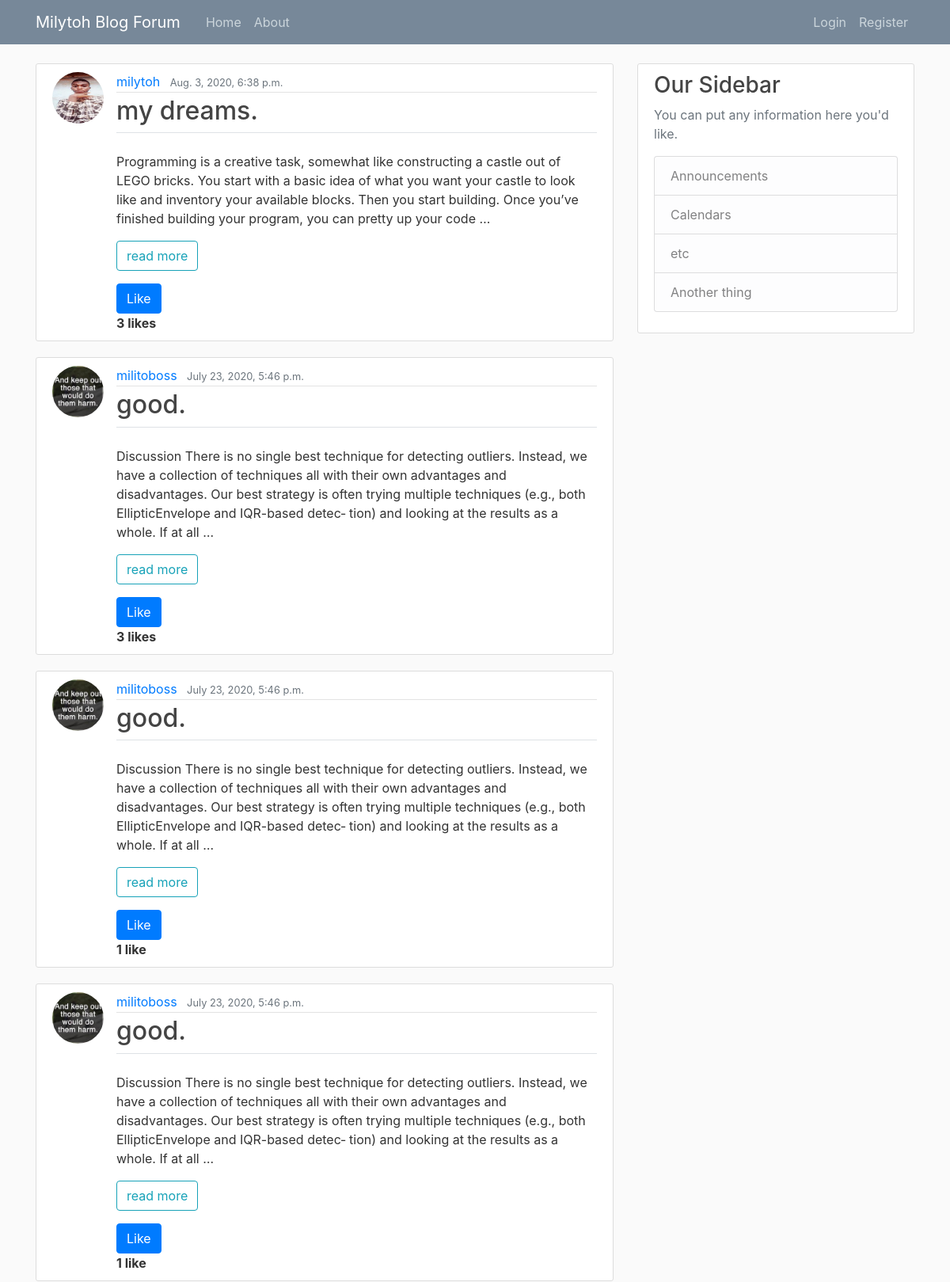
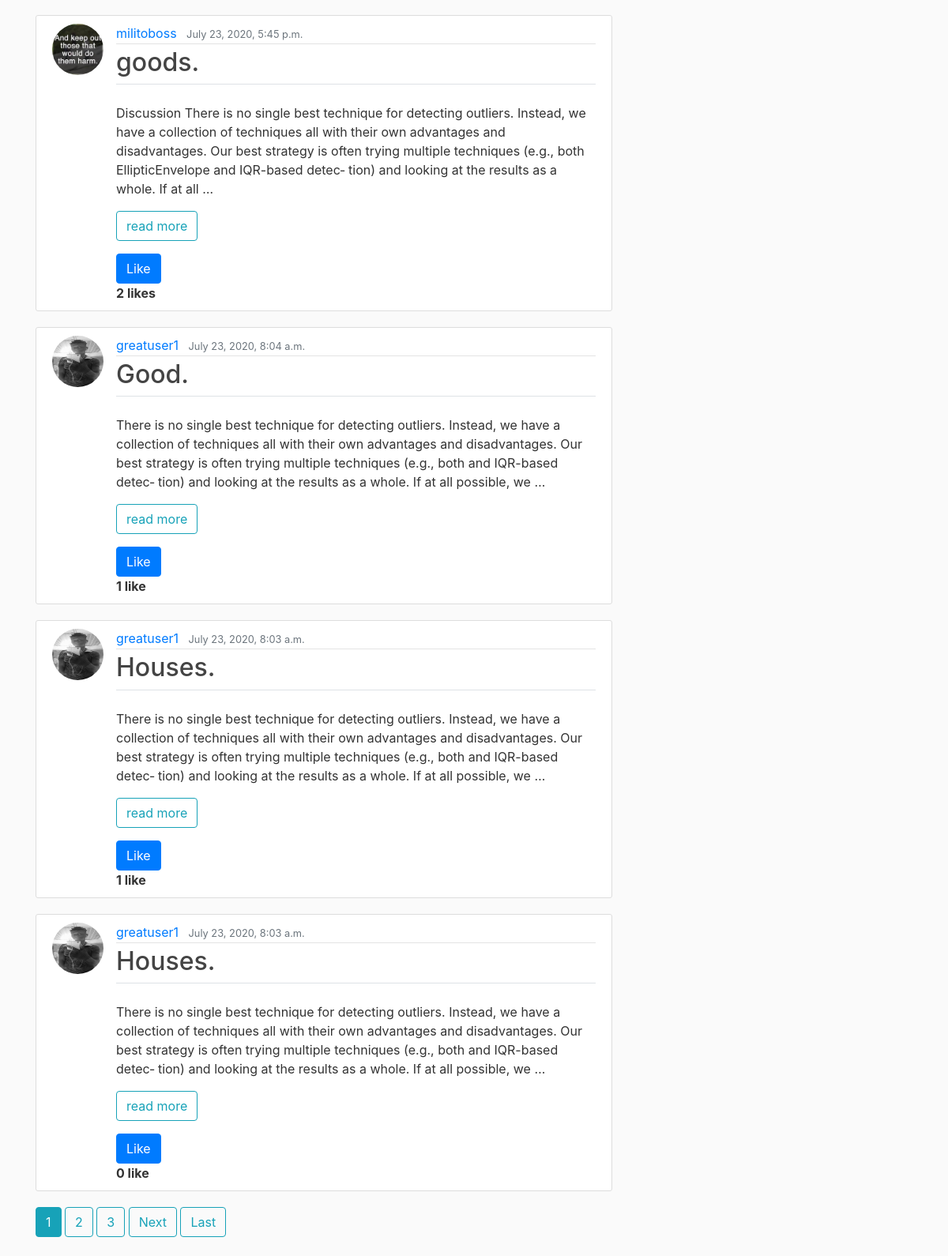
The page / on the database its author committed (2 pictures, top to bottom).
### myblog/models.py (models this page shows, shortened)
class Post(models.Model):
    title = models.CharField(max_length=100)
    content = models.TextField()
    date_posted = models.DateTimeField(default=timezone.now)
    author = models.ForeignKey(User, on_delete=models.CASCADE)
    liked = models.ManyToManyField(User, default=None, blank=True, related_name='liked')

### users/models.py (models this page shows, shortened)
class Profile(models.Model):
    user = models.OneToOneField(User, on_delete=models.CASCADE)
    image = models.ImageField(default='default.jpg', upload_to='profile_pics')

### myblog/views.py (the view)
# urls.py: path('', PostListVeiw.as_view(), name='myblog_home'),
class PostListVeiw(ListView):
    model = Post
    template_name = 'myblog/home.html'
    context_object_name = 'posts'
    ordering =['-date_posted']
    paginate_by = 8

### myblog/templates/myblog/home.html (shortened to what this page needs)
{% extends 'myblog/base.html'%}
{% block content %}
  {% for post in posts %}
   <article class="media content-section">
      <a href="{{ post.author.profile.image.url}}">
     <img class="rounded-circle article-img"  src="{{ post.author.profile.image.url}}">
       </a>
    <div class="media-body">
      <div class="article-metadata">
        <a class="mr-2" href="{% url 'myblog:user-posts' post.author.username %}">{{ post.author }}</a>
        <small class="text-muted">{{ post.date_posted }}</small>
      </div>
        <legend class="border-bottom mb-3">
        <h2><a class="article-title" href="{% url 'myblog:post-detail' post.id %}">{{ post.title }}.</a></h2>
        </legend>
        {% if post.content|length > 50%}
          {{ post.content|safe|truncatewords:"50"|linebreaks }}
           <a class="btn btn-outline-info" href="{% url 'myblog:post-detail' post.id %}"> read more </a>
           <form action="{% url 'myblog:like-post' %}" method="POST">
              {% if user not in post.liked.all %}
                 <button class="btn btn-primary mt-3" type="submit">Like </button>
              {% else %}
                <button class="btn btn-danger mt-3" style="background-color: rgb(153, 109, 109)" type="submit"><i class=" fa fa-thumbs-o-up" aria-hidden="true"> </i> Unlike </button>
              {% endif %}
            </form>
            {% if user in post.liked.all %}
                {% if post.liked.all.count <= 1 %}
                   <strong>   {{post.liked.all.count  }}  like</strong>
                {% else %}
                   <strong> {{post.liked.all.count}}  likes </strong>
                {% endif %}
            {% else  %}
                {% if post.liked.all.count  <= 1 %}
                  <strong> {{post.liked.all.count}}  like</strong>
                {% else %}
                  <strong> {{post.liked.all.count}}  likes </strong>
                {% endif %}
            {% endif %}
        {% endif %}
    </div>
  </article>
  {%endfor%}
  {% if is_paginated %}
    {% for num in page_obj.paginator.page_range %}
      {% if page_obj.number == num %}
        <a class="btn btn-info mb-4 " href="?page={{ num }}"> {{ num }} </a>
      {% elif num > page_obj.number|add:'-3' and num < page_obj.number|add:'3' %}
        <a class="btn btn-outline-info mb-4 " href="?page={{ num }}"> {{ num }} </a>
      {% endif %}
    {% endfor %}
    {% if page_obj.has_next %}
      <a class="btn btn-outline-info mb-4 " href="?page={{ page_obj.next_page_number }}"> Next </a>
      <a class="btn btn-outline-info mb-4 " href="?page={{ page_obj.panginator.num_pages }}"> Last </a>
    {% endif %}
  {% endif %}
  {% endblock content %}

### myblog/templates/myblog/base.html (shortened to what this page needs)
<!doctype html>
{% load static %}
<html lang="en">
  <head>
    <link rel="stylesheet" href="https://stackpath.bootstrapcdn.com/bootstrap/4.4.1/css/bootstrap.min.css">
    <link rel="stylesheet" type="text/css" href="{% static 'myblog/main.css'%}">
</head>
<body>
    <header class="site-header">
        <nav class="navbar navbar-expand-md navbar-dark  fixed-top" style='background-color: lightslategrey;'>
          <div class="container">
            <a class="navbar-brand mr-4" href="{% url 'myblog:myblog_home' %}">Milytoh Blog Forum</a>
            <div class="collapse navbar-collapse" id="navbarToggle">
              <div class="navbar-nav mr-auto">
                <a class="nav-item nav-link" href="{% url 'myblog:myblog_home' %}"> Home </a>
                <a class="nav-item nav-link" href="{% url 'myblog:myblog_about' %}">About</a>
              </div>
              <div class="navbar-nav">
                {% if user.is_authenticated %}
                     <a class="nav-item nav-link" href="{% url 'myblog:post_create' %}">Make New Post </a>
                     <a class="nav-item nav-link" href="{% url 'profile' %}"> Profile </a>
                     <a class="nav-item nav-link" href="{% url 'logout' %}"> <abbr title="You are about to logout"> Logout </abbr> </a>
                {% else %}
                     <a class="nav-item nav-link" href="{% url 'login' %}"> Login </a>
                     <a class="nav-item nav-link" href="{% url 'users:users_register' %}">Register</a>
                {% endif %}
              </div>
            </div>
          </div>
        </nav>
      </header>
      <main role="main" class="container">
        <div class="row">
          <div class="col-md-8">
            {% block content %}{% endblock content %}
          </div>
          <div class="col-md-4">
            <div class="content-section">
              <h3>Our Sidebar</h3>
              <p class='text-muted'>You can put any information here you'd like.
                <ul class="list-group list-style">
                  <li class="list-group-item list-group-item-light">Announcements</li>
                  <li class="list-group-item list-group-item-light">Calendars</li>
                  <li class="list-group-item list-group-item-light">etc</li>
                  <li class="list-group-item list-group-item-light">Another thing </li>
                </ul>
              </p>
            </div>
          </div>
        </div>
      </main>
</body>
</html>

### myblog/static/myblog/main.css (style rules this page uses)
body { background: #fafafa; color: #333333; margin-top: 5rem; }
h1, h2, h3, h4, h5, h6 { color: #444444; }
ul { margin: 0; }
.site-header .navbar-nav .nav-link { color: #cbd5db; }
.content-section { background: #ffffff; padding: 10px 20px; border: 1px solid #dddddd; border-radius: 3px; margin-bottom: 20px; }
.article-title { color: #444444; }
.article-img { height: 65px; width: 65px; margin-right: 16px; }
.article-metadata { padding-bottom: 1px; margin-bottom: 4px; border-bottom: 1px solid #e3e3e3 }

### rows shown on the page
Post: author.profile.image (picture), author "milytoh", date_posted "Aug. 3, 2020, 6:38 p.m.", title "my dreams", content "Programming is a creative task, somewhat like constructing a castle out of LEGO bricks. You start with a basic idea of what you want your castle to look like and inventory your available blocks. Then you start building. Once you’ve finished building your program, you can pretty up your code …", shows "Like", liked.all.count "3"
Post: author.profile.image (placeholder picture), author "militoboss", date_posted "July 23, 2020, 5:46 p.m.", title "good", content "Discussion There is no single best technique for detecting outliers. Instead, we have a collection of techniques all with their own advantages and disadvantages. Our best strategy is often trying multiple techniques (e.g., both EllipticEnvelope and IQR-based detec‐ tion) and looking at the results as a whole. If at all …", shows "Like", liked.all.count "3"
Post: author.profile.image (placeholder picture), author "militoboss", date_posted "July 23, 2020, 5:46 p.m.", title "good", content "Discussion There is no single best technique for detecting outliers. Instead, we have a collection of techniques all with their own advantages and disadvantages. Our best strategy is often trying multiple techniques (e.g., both EllipticEnvelope and IQR-based detec‐ tion) and looking at the results as a whole. If at all …", shows "Like", liked.all.count "1"
Post: author.profile.image (placeholder picture), author "militoboss", date_posted "July 23, 2020, 5:46 p.m.", title "good", content "Discussion There is no single best technique for detecting outliers. Instead, we have a collection of techniques all with their own advantages and disadvantages. Our best strategy is often trying multiple techniques (e.g., both EllipticEnvelope and IQR-based detec‐ tion) and looking at the results as a whole. If at all …", shows "Like", liked.all.count "1"
Post: author.profile.image (placeholder picture), author "militoboss", date_posted "July 23, 2020, 5:45 p.m.", title "goods", content "Discussion There is no single best technique for detecting outliers. Instead, we have a collection of techniques all with their own advantages and disadvantages. Our best strategy is often trying multiple techniques (e.g., both EllipticEnvelope and IQR-based detec‐ tion) and looking at the results as a whole. If at all …", shows "Like", liked.all.count "2"
Post: author.profile.image (picture), author "greatuser1", date_posted "July 23, 2020, 8:04 a.m.", title "Good", content "There is no single best technique for detecting outliers. Instead, we have a collection of techniques all with their own advantages and disadvantages. Our best strategy is often trying multiple techniques (e.g., both and IQR-based detec‐ tion) and looking at the results as a whole. If at all possible, we …", shows "Like", liked.all.count "1"
Post: author.profile.image (picture), author "greatuser1", date_posted "July 23, 2020, 8:03 a.m.", title "Houses", content "There is no single best technique for detecting outliers. Instead, we have a collection of techniques all with their own advantages and disadvantages. Our best strategy is often trying multiple techniques (e.g., both and IQR-based detec‐ tion) and looking at the results as a whole. If at all possible, we …", shows "Like", liked.all.count "1"
Post: author.profile.image (picture), author "greatuser1", date_posted "July 23, 2020, 8:03 a.m.", title "Houses", content "There is no single best technique for detecting outliers. Instead, we have a collection of techniques all with their own advantages and disadvantages. Our best strategy is often trying multiple techniques (e.g., both and IQR-based detec‐ tion) and looking at the results as a whole. If at all possible, we …", shows "Like", liked.all.count "0"

### other values the page prints
{{ num }} "1"
{{ num }} "2" "3"
